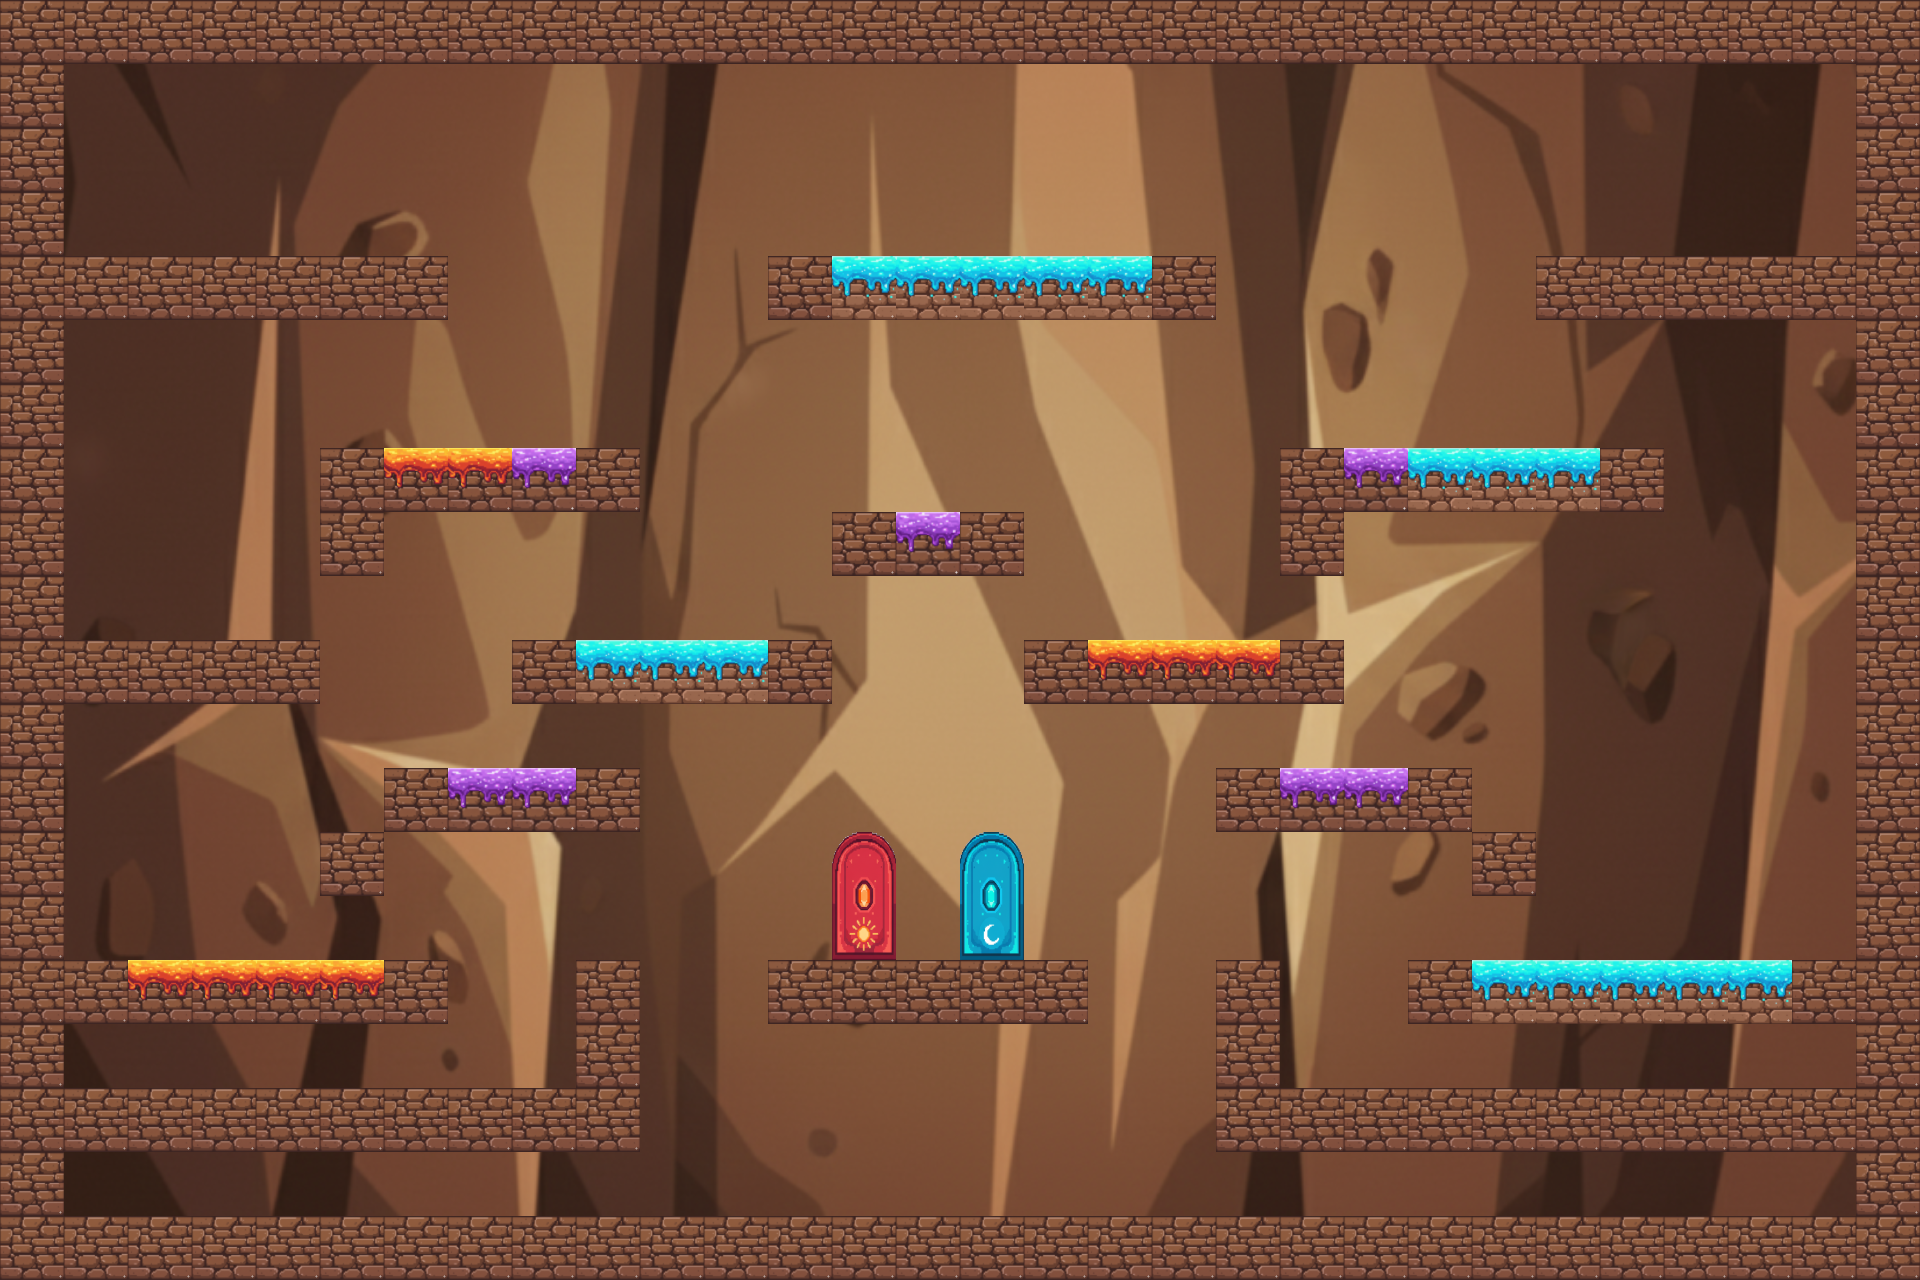

Tiled map render using the project's own tile images. Description and the map definition, with tile-layer contents summarised, below:
An orthogonal 30x20 tile map with 64x64 px tiles, 7 tile layers (Fondo, Piedra, Puerta, Agua, ...), 10 tilesets and 72 objects.

<map version="1.10" tiledversion="1.11.2" orientation="orthogonal" renderorder="right-down" width="30" height="20" tilewidth="64" tileheight="64" infinite="0" nextlayerid="18" nextobjectid="77">
 <tileset firstgid="1" source="FondoTierra.tsx" />
 <tileset firstgid="841" source="Tierra.tsx" />
 <tileset firstgid="842" source="Peligro.tsx" />
 <tileset firstgid="843" source="puertaSol.tsx" />
 <tileset firstgid="845" source="puertaLuna.tsx" />
 <tileset firstgid="847" source="agua.tsx" />
 <tileset firstgid="848" source="Agua.tsx" />
 <tileset firstgid="849" source="lavamarron.tsx" />
 <tileset firstgid="850" source="aguamarron.tsx" />
 <tileset firstgid="851" source="PeligroTierra.tsx" />
 <layer id="2" name="Fondo" width="30" height="20">
  <data>[600 cells, 600 non-empty, 600 distinct tile ids]</data>
 </layer>
 <layer id="5" name="Piedra" width="30" height="20">
  <data>[600 cells, 191 non-empty, 1 distinct tile ids]</data>
 </layer>
 <layer id="13" name="Puerta" width="30" height="20">
  <data>[600 cells, 4 non-empty, 4 distinct tile ids]</data>
 </layer>
 <layer id="4" name="Agua" width="30" height="20">
  <data>[600 cells, 25 non-empty, 2 distinct tile ids]</data>
 </layer>
 <objectgroup id="17" name="Peligro">
  <object id="63" x="901.333" y="511.5" width="54.1667" height="24.5" />
  <object id="64" x="517" y="448.25" width="56.5" height="17" />
  <object id="65" x="1342.67" y="466.333" width="65" height="44.3333" />
  <object id="66" x="1346.67" y="447.667" width="58.3333" height="19" />
  <object id="68" x="1347" y="448" width="56" height="20.3333" />
  <object id="72" x="1286" y="768" width="115.333" height="20.6667" />
  <object id="76" x="455.5" y="768.5" width="116" height="16.5" />
 </objectgroup>
 <objectgroup id="15" name="Estrellas">
  <object id="1" x="1470.09" y="326.397" width="67.8907" height="67.8907" />
  <object id="2" x="1015.75" y="125.337" width="65.2795" height="73.113" />
  <object id="3" x="890.412" y="122.725" width="67.8907" height="70.5018" />
  <object id="4" x="498.735" y="326.397" width="67.8907" height="70.5018" />
  <object id="5" x="1133.25" y="522.236" width="75.7242" height="73.113" />
  <object id="6" x="665.851" y="511.791" width="78.3354" height="83.5577" />
  <object id="7" x="1684.21" y="835.577" width="65.2795" height="67.8907" />
  <object id="8" x="1577.15" y="838.188" width="65.2795" height="67.8907" />
  <object id="9" x="133.17" y="838.188" width="70.5018" height="62.6683" />
  <object id="10" x="1788.66" y="135.781" width="62.6683" height="57.4459" />
  <object id="11" x="135.781" y="127.948" width="67.8907" height="65.2795" />
 </objectgroup>
 <layer id="16" name="PeligroComun" width="30" height="20">
  <data>[600 cells, 7 non-empty, 1 distinct tile ids]</data>
 </layer>
 <layer id="3" name="Lava" width="30" height="20">
  <data>[600 cells, 11 non-empty, 3 distinct tile ids]</data>
 </layer>
 <layer id="6" name="Elementos" width="30" height="20">
  <data>[600 cells, 0 non-empty, 0 distinct tile ids]</data>
 </layer>
 <objectgroup id="14" name="Barrera" />
 <objectgroup id="7" name="Colisiones">
  <object id="14" x="-2.61118" y="-5.22236" width="1924.44" height="67.8907" />
  <object id="15" x="-2.61118" y="-5.22236" width="65.2795" height="1302.98" />
  <object id="16" x="1854" y="-12" width="86" height="1304" />
  <object id="17" x="-3.0303" y="1218.06" width="1942.42" height="78.9091" />
  <object id="18" x="62.6667" y="257" width="384.667" height="62.3333" />
  <object id="19" x="767" y="255.5" width="65.5" height="63.5" />
  <object id="20" x="1152.5" y="255.5" width="63" height="65.5" />
  <object id="21" x="832" y="277.5" width="322" height="42" />
  <object id="22" x="1535.5" y="256" width="323.5" height="63" />
  <object id="23" x="1280.5" y="447.5" width="62.5" height="127.5" />
  <object id="25" x="1408.33" y="470.833" width="195.167" height="39.6667" />
  <object id="26" x="1601" y="448" width="63" height="62.5" />
  <object id="27" x="1024.5" y="639.5" width="63.5" height="64.5" />
  <object id="28" x="1086.5" y="660.5" width="193.5" height="42.5" />
  <object id="29" x="1280" y="639.5" width="63" height="63" />
  <object id="31" x="320.5" y="447.5" width="63.5" height="127.5" />
  <object id="32" x="384" y="466" width="197" height="45.5" />
  <object id="33" x="576" y="448.5" width="64" height="63" />
  <object id="34" x="60.5" y="640" width="260" height="63.5" />
  <object id="35" x="511.5" y="638.5" width="64.5" height="64" />
  <object id="36" x="769" y="639.5" width="64" height="64" />
  <object id="37" x="575" y="659.5" width="195.5" height="44" />
  <object id="39" x="319.5" y="832" width="65.5" height="63" />
  <object id="40" x="1216.5" y="767.5" width="62.3333" height="63.5" />
  <object id="41" x="1472.5" y="832.5" width="63.5" height="63.5" />
  <object id="42" x="1408" y="961" width="63" height="62.5" />
  <object id="43" x="1792.5" y="960" width="63.5" height="63.5" />
  <object id="44" x="1471" y="980" width="323.5" height="43" />
  <object id="45" x="1216.5" y="960.5" width="64" height="190.5" />
  <object id="46" x="1279" y="1088" width="582" height="63" />
  <object id="47" x="768.5" y="961" width="319.5" height="63" />
  <object id="48" x="577" y="961.5" width="62.5" height="189.5" />
  <object id="49" x="59.5" y="1088.5" width="515.5" height="62.5" />
  <object id="50" x="61" y="961.5" width="68.5" height="60.5" />
  <object id="51" x="384.5" y="960" width="63.5" height="62.5" />
  <object id="52" x="128.5" y="979.5" width="257.5" height="42.5" />
  <object id="60" x="831" y="510.5" width="64.5" height="64.5" />
  <object id="61" x="960" y="513" width="64" height="62.5" />
  <object id="62" x="894.5" y="535.5" width="66" height="40" />
  <object id="69" x="1342.33" y="469.667" width="66" height="41.6667" />
  <object id="70" x="1409.33" y="767.333" width="63.3333" height="64" />
  <object id="71" x="1278.67" y="788.667" width="132" height="42" />
  <object id="73" x="384" y="767.333" width="64" height="63.3333" />
  <object id="74" x="576.5" y="767.5" width="63.5" height="63.5" />
  <object id="75" x="448" y="785.5" width="128.5" height="45" />
 </objectgroup>
 <objectgroup id="8" name="PuertaLuna">
  <object id="12" x="950.469" y="827.744" width="73.113" height="133.17" />
 </objectgroup>
 <objectgroup id="10" name="PuertaSol">
  <object id="13" x="830.355" y="825.133" width="67.8907" height="138.392" />
 </objectgroup>
 <objectgroup id="11" name="PeligroAgua">
  <object id="56" x="833.333" y="259.833" width="320" height="17" />
  <object id="57" x="576" y="638" width="197" height="25" />
  <object id="58" x="1408" y="451.333" width="191" height="18.6667" />
  <object id="59" x="1468" y="964.333" width="329" height="17.6667" />
 </objectgroup>
 <objectgroup id="12" name="PeligroLava">
  <object id="53" x="380.667" y="450.833" width="132" height="15.3333" />
  <object id="54" x="127.333" y="964" width="257.333" height="14" />
  <object id="55" x="1087" y="644" width="192" height="15" />
 </objectgroup>
</map>
